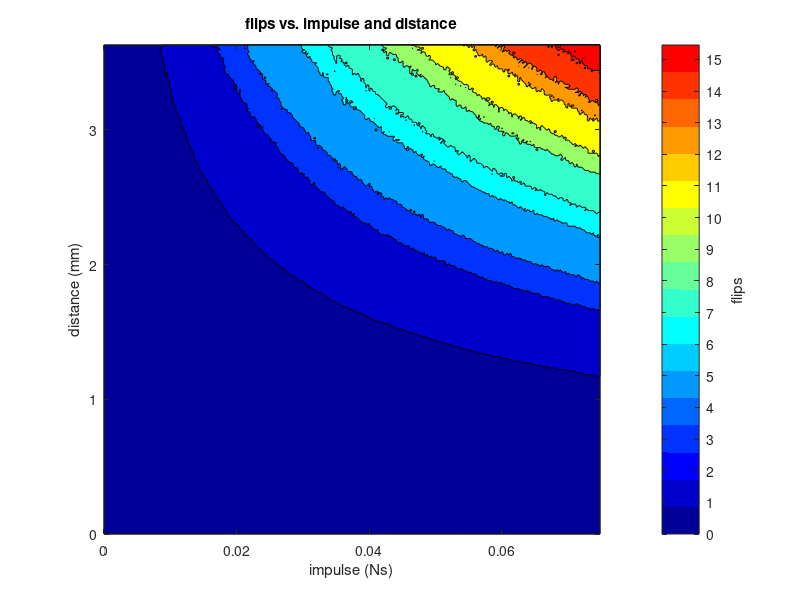

Here is the MATLAB script that generated this plot:
function punchline_plot
    J = load('punchline_impulses.csv');
    D = load('punchline_distances.csv');
    R = load('punchline_results.csv');

    D = D .* 1000;

    J = J(1:300);
    D = D(1:300);
    R = R(1:300, 1:300);

    minR = min(R(:));
    maxR = max(R(:));

    clf;
    colormap(jet(maxR + 1));
    pc = contourf(J, D, R);

    cb = colorbar;
    set(cb, 'YTick', minR:maxR);
    ylabel(cb, 'flips');

    xlabel('impulse (Ns)');
    ylabel('distance (mm)');
    title('flips vs. impulse and distance');
end
